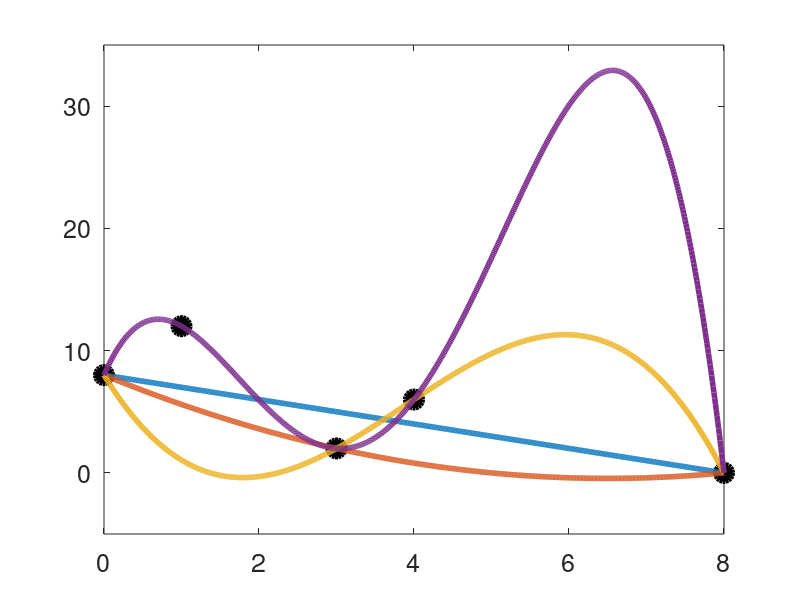

Reproduce this figure in MATLAB.
% % polynomial fluctuations
% This script shows the fluctuations that can arise when you're trying to
% interpolate points with polynomials of increasing degree
clear all
close all
clc


set(0,'DefaultAxesFontSize', 18)           
set(0,'DefaultTextFontSize', 18)
set(0,'DefaultLineLineWidth',4)
set(0,'DefaultAxesLineStyleOrder','-|-.|--|:')

screen_size = get(0, 'ScreenSize');                                 % Grab the screen size



nodes = [0, 8, 3, 4, 1];
data_points = [8, 0, 2, 6, 12];
x = linspace(0,8,800);

figure(1)

plot(nodes,data_points,'ok','MarkerSize',12,'MarkerFaceColor','black')


polyfit0= data_points(1).*ones(size(x));



l_0 = @(x) (x-nodes(2))./(nodes(1)-nodes(2));
l_1 = @(x) (x-nodes(1))./(nodes(2)-nodes(1));

hold on
axis([0 8 -5 35])
plot(x,l_0(x).*data_points(1)+l_1(x).*data_points(2));
set(1, 'Position', [0 0 0.5*screen_size(3) 0.75*screen_size(4) ] ); % Resize the figure window
% export_fig('Poly1','-pdf','-nocrop') % save the plot as a pdf

pause(0.5)

l_0 = @(x) (x-nodes(2))./(nodes(1)-nodes(2)).*(x-nodes(3))./(nodes(1)-nodes(3));
l_1 = @(x) (x-nodes(1))./(nodes(2)-nodes(1)).*(x-nodes(3))./(nodes(2)-nodes(3));
l_2 = @(x) (x-nodes(1))./(nodes(3)-nodes(1)).*(x-nodes(2))./(nodes(3)-nodes(2));

plot(x,l_0(x).*data_points(1)+l_1(x).*data_points(2)+l_2(x).*data_points(3));
set(1, 'Position', [0 0 0.5*screen_size(3) 0.75*screen_size(4) ] ); % Resize the figure window
% % export_fig('Poly2','-pdf','-nocrop') % save the plot as a pdf
pause(0.5)

l_0 = @(x) (x-nodes(2))./(nodes(1)-nodes(2)).*(x-nodes(3))./(nodes(1)-nodes(3)).*(x-nodes(4))./(nodes(1)-nodes(4));
l_1 = @(x) (x-nodes(1))./(nodes(2)-nodes(1)).*(x-nodes(3))./(nodes(2)-nodes(3)).*(x-nodes(4))./(nodes(2)-nodes(4));
l_2 = @(x) (x-nodes(1))./(nodes(3)-nodes(1)).*(x-nodes(2))./(nodes(3)-nodes(2)).*(x-nodes(4))./(nodes(3)-nodes(4));
l_3 = @(x) (x-nodes(1))./(nodes(4)-nodes(1)).*(x-nodes(2))./(nodes(4)-nodes(2)).*(x-nodes(3))./(nodes(4)-nodes(3));

plot(x,l_0(x).*data_points(1)+l_1(x).*data_points(2)+l_2(x).*data_points(3)+l_3(x).*data_points(4));
set(1, 'Position', [0 0 0.5*screen_size(3) 0.75*screen_size(4) ] ); % Resize the figure window
% % export_fig('Poly3','-pdf','-nocrop') % save the plot as a pdf
pause(0.5)

l_0 = @(x) (x-nodes(2))./(nodes(1)-nodes(2)).*(x-nodes(3))./(nodes(1)-nodes(3)).*(x-nodes(4))./(nodes(1)-nodes(4)).*(x-nodes(5))./(nodes(1)-nodes(5));
l_1 = @(x) (x-nodes(1))./(nodes(2)-nodes(1)).*(x-nodes(3))./(nodes(2)-nodes(3)).*(x-nodes(4))./(nodes(2)-nodes(4)).*(x-nodes(5))./(nodes(2)-nodes(5));
l_2 = @(x) (x-nodes(1))./(nodes(3)-nodes(1)).*(x-nodes(2))./(nodes(3)-nodes(2)).*(x-nodes(4))./(nodes(3)-nodes(4)).*(x-nodes(5))./(nodes(3)-nodes(5));
l_3 = @(x) (x-nodes(1))./(nodes(4)-nodes(1)).*(x-nodes(2))./(nodes(4)-nodes(2)).*(x-nodes(3))./(nodes(4)-nodes(3)).*(x-nodes(5))./(nodes(4)-nodes(5));
l_4 = @(x) (x-nodes(1))./(nodes(5)-nodes(1)).*(x-nodes(2))./(nodes(5)-nodes(2)).*(x-nodes(3))./(nodes(5)-nodes(3)).*(x-nodes(4))./(nodes(5)-nodes(4));
plot(x,l_0(x).*data_points(1)+l_1(x).*data_points(2)+l_2(x).*data_points(3)+l_3(x).*data_points(4)+l_4(x).*data_points(5));
set(1, 'Position', [0 0 0.5*screen_size(3) 0.75*screen_size(4) ] ); % Resize the figure window
% % export_fig('Poly4','-pdf','-nocrop') % save the plot as a pdf
